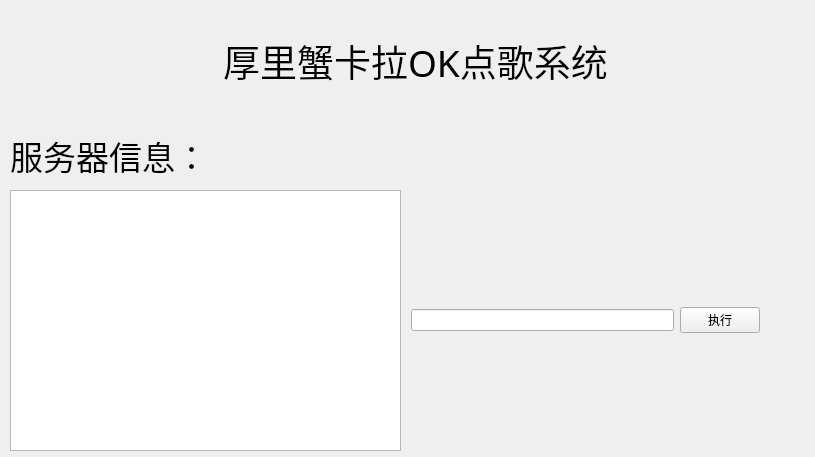
<?xml version="1.0" encoding="UTF-8"?>
<ui version="4.0">
 <class>kalaOKServerClass</class>
 <widget class="QWidget" name="kalaOKServerClass">
  <property name="geometry">
   <rect>
    <x>0</x>
    <y>0</y>
    <width>815</width>
    <height>457</height>
   </rect>
  </property>
  <property name="windowTitle">
   <string>kalaOKServer</string>
  </property>
  <widget class="QLabel" name="label_title">
   <property name="geometry">
    <rect>
     <x>200</x>
     <y>30</y>
     <width>431</width>
     <height>61</height>
    </rect>
   </property>
   <property name="font">
    <font>
     <family>古风隶书字体</family>
     <pointsize>28</pointsize>
    </font>
   </property>
   <property name="text">
    <string>厚里蟹卡拉OK点歌系统</string>
   </property>
   <property name="alignment">
    <set>Qt::AlignCenter</set>
   </property>
  </widget>
  <widget class="QTextBrowser" name="serverInfo">
   <property name="geometry">
    <rect>
     <x>10</x>
     <y>190</y>
     <width>391</width>
     <height>261</height>
    </rect>
   </property>
   <property name="font">
    <font>
     <pointsize>14</pointsize>
    </font>
   </property>
   <property name="html">
    <string>&lt;!DOCTYPE HTML PUBLIC &quot;-//W3C//DTD HTML 4.0//EN&quot; &quot;http://www.w3.org/TR/REC-html40/strict.dtd&quot;&gt;
&lt;html&gt;&lt;head&gt;&lt;meta name=&quot;qrichtext&quot; content=&quot;1&quot; /&gt;&lt;style type=&quot;text/css&quot;&gt;
p, li { white-space: pre-wrap; }
&lt;/style&gt;&lt;/head&gt;&lt;body style=&quot; font-family:'SimSun'; font-size:14pt; font-weight:400; font-style:normal;&quot;&gt;
&lt;p style=&quot;-qt-paragraph-type:empty; margin-top:0px; margin-bottom:0px; margin-left:0px; margin-right:0px; -qt-block-indent:0; text-indent:0px;&quot;&gt;&lt;br /&gt;&lt;/p&gt;&lt;/body&gt;&lt;/html&gt;</string>
   </property>
  </widget>
  <widget class="QLabel" name="label">
   <property name="geometry">
    <rect>
     <x>10</x>
     <y>120</y>
     <width>391</width>
     <height>71</height>
    </rect>
   </property>
   <property name="font">
    <font>
     <family>古风隶书字体</family>
     <pointsize>25</pointsize>
    </font>
   </property>
   <property name="text">
    <string>服务器信息：</string>
   </property>
  </widget>
  <widget class="QWidget" name="">
   <property name="geometry">
    <rect>
     <x>400</x>
     <y>190</y>
     <width>371</width>
     <height>261</height>
    </rect>
   </property>
   <layout class="QHBoxLayout" name="horizontalLayout">
    <item>
     <widget class="QLineEdit" name="sqlString"/>
    </item>
    <item>
     <widget class="QPushButton" name="btn_exec">
      <property name="text">
       <string>执行</string>
      </property>
     </widget>
    </item>
   </layout>
  </widget>
 </widget>
 <layoutdefault spacing="6" margin="11"/>
 <resources>
  <include location="kalaOKServer.qrc"/>
 </resources>
 <connections/>
</ui>
